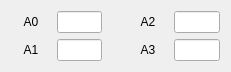
  <widget class="QWidget" name="gridLayoutWidget_6">
   <property name="geometry">
    <rect>
     <x>20</x>
     <y>470</y>
     <width>231</width>
     <height>52</height>
    </rect>
   </property>
   <layout class="QGridLayout" name="gridLayout_6">
    <item row="0" column="3">
     <widget class="QLabel" name="label_69">
      <property name="minimumSize">
       <size>
        <width>40</width>
        <height>0</height>
       </size>
      </property>
      <property name="text">
       <string>A2</string>
      </property>
      <property name="alignment">
       <set>Qt::AlignCenter</set>
      </property>
     </widget>
    </item>
    <item row="1" column="0">
     <widget class="QLabel" name="label_68">
      <property name="minimumSize">
       <size>
        <width>40</width>
        <height>0</height>
       </size>
      </property>
      <property name="text">
       <string>A1</string>
      </property>
      <property name="alignment">
       <set>Qt::AlignCenter</set>
      </property>
     </widget>
    </item>
    <item row="0" column="2">
     <spacer name="horizontalSpacer_3">
      <property name="orientation">
       <enum>Qt::Horizontal</enum>
      </property>
      <property name="sizeType">
       <enum>QSizePolicy::Fixed</enum>
      </property>
      <property name="sizeHint" stdset="0">
       <size>
        <width>20</width>
        <height>20</height>
       </size>
      </property>
     </spacer>
    </item>
    <item row="1" column="3">
     <widget class="QLabel" name="label_70">
      <property name="minimumSize">
       <size>
        <width>40</width>
        <height>0</height>
       </size>
      </property>
      <property name="text">
       <string>A3</string>
      </property>
      <property name="alignment">
       <set>Qt::AlignCenter</set>
      </property>
     </widget>
    </item>
    <item row="1" column="1">
     <widget class="QLineEdit" name="LE_A_IN_1"/>
    </item>
    <item row="0" column="0">
     <widget class="QLabel" name="label_67">
      <property name="minimumSize">
       <size>
        <width>40</width>
        <height>0</height>
       </size>
      </property>
      <property name="text">
       <string>A0</string>
      </property>
      <property name="alignment">
       <set>Qt::AlignCenter</set>
      </property>
     </widget>
    </item>
    <item row="0" column="1">
     <widget class="QLineEdit" name="LE_A_IN_0"/>
    </item>
    <item row="0" column="4">
     <widget class="QLineEdit" name="LE_A_IN_2"/>
    </item>
    <item row="1" column="4">
     <widget class="QLineEdit" name="LE_A_IN_3"/>
    </item>
   </layout>
  </widget>
